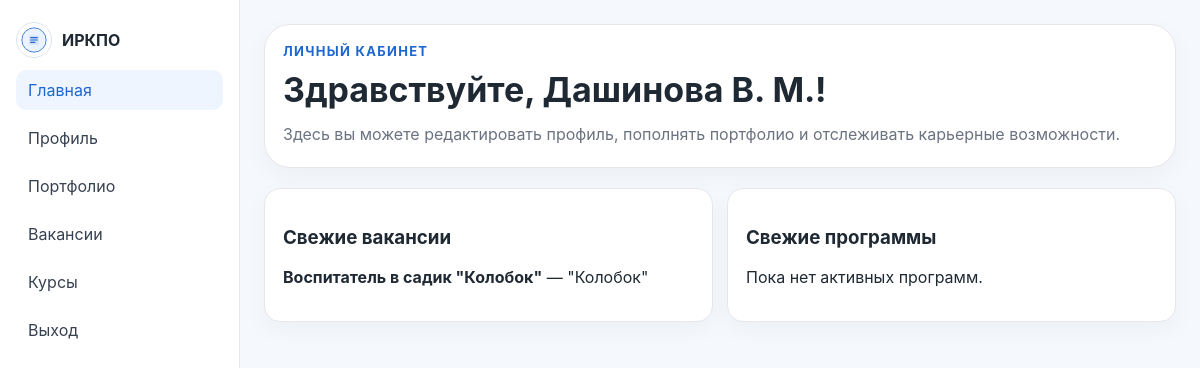
Before: /student (signed in) with the older database file.
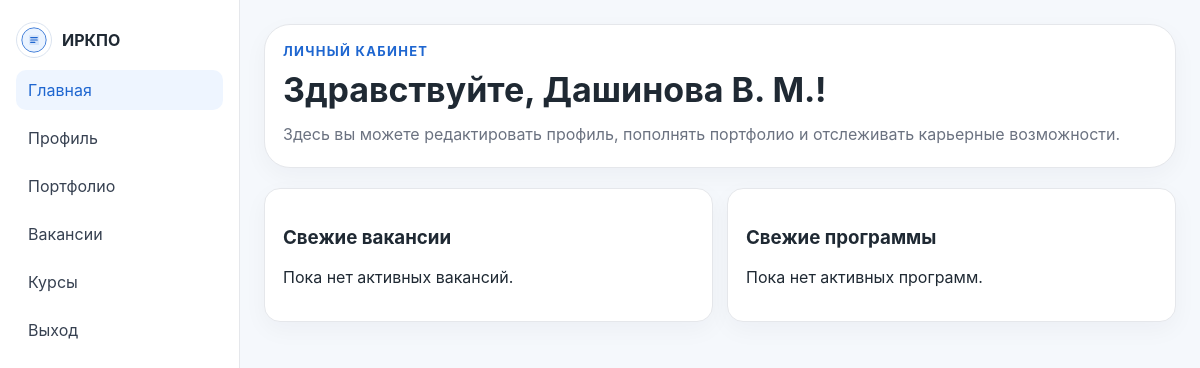
After: the same page with the newer database file.
### app.py (models this page shows)
class Vacancy(db.Model):
    id = db.Column(db.Integer, primary_key=True)
    title = db.Column(db.String(150), nullable=False)
    company = db.Column(db.String(120), nullable=False)
    description = db.Column(db.Text)
    contacts = db.Column(db.String(255))
    status = db.Column(db.String(20), default="active", nullable=False)  # active, hidden, archive
    created_at = db.Column(db.DateTime, default=datetime.utcnow, nullable=False)

### app.py (the view)
@app.route("/student")
@login_required
@role_required("student")
def student_dashboard():
    vacancies = Vacancy.query.filter_by(status="active").order_by(Vacancy.created_at.desc()).all()
    courses = Course.query.filter_by(status="active").order_by(Course.id.desc()).all()
    return render_template("student/dashboard.html", vacancies=vacancies, courses=courses)

### app.py (called while the page is built)
@login_manager.user_loader
def load_user(user_id):
    return db.session.get(User, int(user_id))

def role_required(*roles):
    def decorator(func):
        @wraps(func)
        def wrapper(*args, **kwargs):
            if not current_user.is_authenticated:
                return login_manager.unauthorized()
            if current_user.role not in roles:
                flash("У вас нет доступа к этой странице.", "error")
                return redirect(url_for("index"))
            return func(*args, **kwargs)
        return wrapper
    return decorator

### templates/student/dashboard.html (shortened to what this page needs)
<!DOCTYPE html>
<html lang="ru">
<head>
  <link rel="stylesheet" href="{{ url_for('static', filename='css/style.css') }}">
</head>
<body>
  <div class="layout">
    <aside class="sidebar" style="padding:22px 16px;">
      <div class="logo"><img src="{{ url_for('static', filename='images/logo.svg') }}" alt="logo">ИРКПО</div>
      <nav>
        <a class="active" href="{{ url_for('student_dashboard') }}">Главная</a>
        <a href="{{ url_for('student_profile') }}">Профиль</a>
        <a href="{{ url_for('student_portfolio') }}">Портфолио</a>
        <a href="{{ url_for('student_vacancies') }}">Вакансии</a>
        <a href="{{ url_for('student_courses') }}">Курсы</a>
        <a href="{{ url_for('logout') }}">Выход</a>
      </nav>
    </aside>
    <main class="main" style="padding:24px;">
      <div class="card" style="border-radius:26px;margin-bottom:20px;">
        <div style="font-size:13px;font-weight:700;letter-spacing:0.1em;text-transform:uppercase;color:#1E66D0;margin-bottom:10px;">Личный кабинет</div>
        <h1 style="margin:0 0 10px;font-size:34px;">Здравствуйте, {{ current_user.full_name }}!</h1>
        <p style="margin:0;color:#6b7280;font-size:16px;line-height:1.8;">Здесь вы можете редактировать профиль, пополнять портфолио и отслеживать карьерные возможности.</p>
      </div>
      <div class="grid two">
        <div class="card">
          <h3>Свежие вакансии</h3>
          {% for vacancy in vacancies[:6] %}
            <p><strong>{{ vacancy.title }}</strong> — {{ vacancy.company }}</p>
          {% else %}
            <p>Пока нет активных вакансий.</p>
          {% endfor %}
        </div>
        <div class="card">
          <h3>Свежие программы</h3>
          {% for course in courses[:6] %}
            <p><strong>{{ course.title }}</strong> — {{ course.kind }} ({{ course.format_type }})</p>
          {% else %}
            <p>Пока нет активных программ.</p>
          {% endfor %}
        </div>
      </div>
    </main>
  </div>
</body>
</html>

Changed rows visible on the page:
removed Vacancy: title "Воспитатель в садик \"Колобок\"", company "\"Колобок\""
Other visible differences:
text now shown: "Пока нет активных вакансий."
